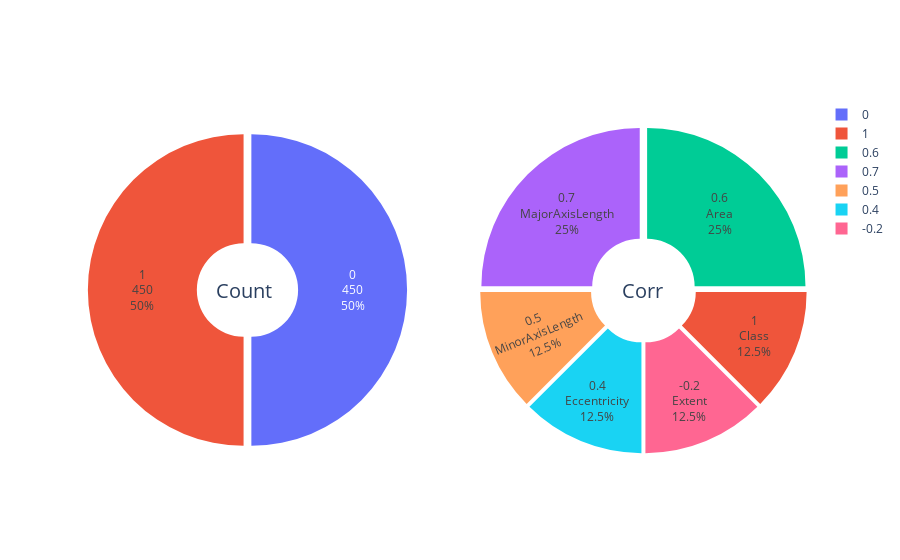

Here is the notebook cell this chart was saved with:
### Code cell
# Create subplots: use 'domain' type for Pie subplot
fig = make_subplots(
    rows=1, cols=2, 
    specs=[[{'type':'domain'}, {'type':'domain'}]]
)
fig.add_trace(
    go.Pie(
        labels=df['Class'],
        textposition='inside',
        textinfo='label+value+percent',
        pull=[0.05, 0.05],
        hole=.3,
        name="Count"
    ),
    1, 1
)
fig.add_trace(
    go.Pie(
        labels=df.select_dtypes(include='number').corr()['Class'].round(1),
        text=df.select_dtypes(include='number').corr()['Class'].index.to_list(),
        textposition='inside',
        textinfo='text+label+percent',
        pull=[0.033 for i in range(10)],
#         direction='clockwise',
        hole=.3,sort=False,
        name="Corr",
    ),
    1, 2
)
fig.update_layout(
    annotations=[
        dict(text='Count', x=0.185, y=0.5, font_size=20, showarrow=False),
        dict(text='Corr', x=0.805, y=0.5, font_size=20, showarrow=False)]
)
fig.show()

### Figure 1 — Plotly figure (JSON) as saved in the notebook; plotly's stock layout.template omitted (floating-point values rounded to 4 significant figures; data arrays with more than 128 entries replaced by an {"elided": "..."} marker saying what was removed)
{"data": [{"domain": {"x": [0, 0.45], "y": [0, 1]}, "hole": 0.3, "labels": {"elided": "900 int values"}, "name": "Count", "pull": [0.05, 0.05], "textinfo": "label+value+percent", "textposition": "inside", "type": "pie"}, {"domain": {"x": [0.55, 1], "y": [0, 1]}, "hole": 0.3, "labels": [0.6, 0.7, 0.5, 0.4, 0.6, -0.2, 0.7, 1], "name": "Corr", "pull": [0.033, 0.033, 0.033, 0.033, 0.033, 0.033, 0.033, 0.033, 0.033, 0.033], "sort": false, "text": ["Area", "MajorAxisLength", "MinorAxisLength", "Eccentricity", "ConvexArea", "Extent", "Perimeter", "Class"], "textinfo": "text+label+percent", "textposition": "inside", "type": "pie"}], "layout": {"annotations": [{"font": {"size": 20}, "showarrow": false, "text": "Count", "x": 0.185, "y": 0.5}, {"font": {"size": 20}, "showarrow": false, "text": "Corr", "x": 0.805, "y": 0.5}]}}
